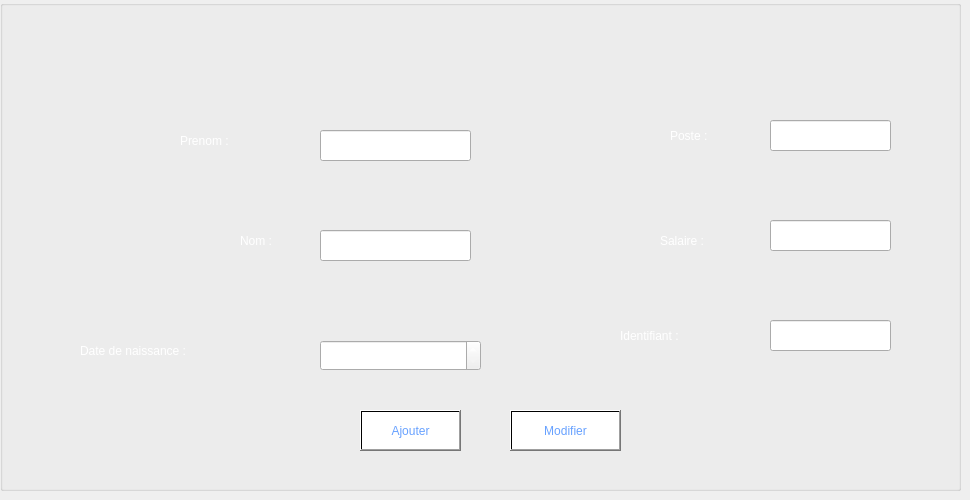
        <widget class="QWidget" name="tab_17">
         <attribute name="title">
          <string>Ajouter/Modifier</string>
         </attribute>
         <widget class="QGroupBox" name="groupBox_4">
          <property name="geometry">
           <rect>
            <x>0</x>
            <y>0</y>
            <width>961</width>
            <height>491</height>
           </rect>
          </property>
          <property name="styleSheet">
           <string notr="true">color:rgb(255, 255, 255);</string>
          </property>
          <property name="title">
           <string/>
          </property>
          <widget class="QLabel" name="label_95">
           <property name="geometry">
            <rect>
             <x>180</x>
             <y>120</y>
             <width>111</width>
             <height>41</height>
            </rect>
           </property>
           <property name="text">
            <string>Prenom :  </string>
           </property>
          </widget>
          <widget class="QLabel" name="label_96">
           <property name="geometry">
            <rect>
             <x>240</x>
             <y>230</y>
             <width>71</width>
             <height>21</height>
            </rect>
           </property>
           <property name="text">
            <string>Nom :</string>
           </property>
          </widget>
          <widget class="QLabel" name="label_97">
           <property name="geometry">
            <rect>
             <x>80</x>
             <y>330</y>
             <width>221</width>
             <height>41</height>
            </rect>
           </property>
           <property name="text">
            <string>Date de naissance :</string>
           </property>
          </widget>
          <widget class="QLabel" name="label_98">
           <property name="geometry">
            <rect>
             <x>670</x>
             <y>120</y>
             <width>81</width>
             <height>31</height>
            </rect>
           </property>
           <property name="text">
            <string>Poste :</string>
           </property>
          </widget>
          <widget class="QLabel" name="label_99">
           <property name="geometry">
            <rect>
             <x>660</x>
             <y>230</y>
             <width>91</width>
             <height>21</height>
            </rect>
           </property>
           <property name="text">
            <string>Salaire : </string>
           </property>
          </widget>
          <widget class="QDateEdit" name="dateEdit">
           <property name="geometry">
            <rect>
             <x>320</x>
             <y>340</y>
             <width>161</width>
             <height>31</height>
            </rect>
           </property>
          </widget>
          <widget class="QLineEdit" name="lineEdit_prenom">
           <property name="geometry">
            <rect>
             <x>320</x>
             <y>130</y>
             <width>151</width>
             <height>31</height>
            </rect>
           </property>
           <property name="maxLength">
            <number>8</number>
           </property>
          </widget>
          <widget class="QLineEdit" name="lineEdit_nom">
           <property name="geometry">
            <rect>
             <x>320</x>
             <y>230</y>
             <width>151</width>
             <height>31</height>
            </rect>
           </property>
           <property name="maxLength">
            <number>8</number>
           </property>
          </widget>
          <widget class="QLineEdit" name="lineEdit_poste">
           <property name="geometry">
            <rect>
             <x>770</x>
             <y>120</y>
             <width>121</width>
             <height>31</height>
            </rect>
           </property>
           <property name="maxLength">
            <number>8</number>
           </property>
          </widget>
          <widget class="QLineEdit" name="lineEdit_salaire">
           <property name="geometry">
            <rect>
             <x>770</x>
             <y>220</y>
             <width>121</width>
             <height>31</height>
            </rect>
           </property>
           <property name="maxLength">
            <number>8</number>
           </property>
          </widget>
          <widget class="QLabel" name="label_100">
           <property name="geometry">
            <rect>
             <x>620</x>
             <y>320</y>
             <width>141</width>
             <height>31</height>
            </rect>
           </property>
           <property name="text">
            <string>Identifiant : </string>
           </property>
          </widget>
          <widget class="QLineEdit" name="lineEdit_id">
           <property name="geometry">
            <rect>
             <x>770</x>
             <y>320</y>
             <width>121</width>
             <height>31</height>
            </rect>
           </property>
           <property name="maxLength">
            <number>8</number>
           </property>
          </widget>
          <widget class="QPushButton" name="pushButton_valider">
           <property name="geometry">
            <rect>
             <x>360</x>
             <y>410</y>
             <width>101</width>
             <height>41</height>
            </rect>
           </property>
           <property name="styleSheet">
            <string notr="true">color:rgb(103, 161, 255);
background-color: qlineargradient(spread:pad, x1:1, y1:0, x2:1, y2:0, stop:0.919598 rgba(255, 255, 255), stop:0.98 rgba(0, 0, 0, 255), stop:1 rgba(235, 148, 61, 255));

</string>
           </property>
           <property name="text">
            <string>Ajouter</string>
           </property>
          </widget>
          <widget class="QPushButton" name="pushButton_quitter">
           <property name="geometry">
            <rect>
             <x>510</x>
             <y>410</y>
             <width>111</width>
             <height>41</height>
            </rect>
           </property>
           <property name="styleSheet">
            <string notr="true">color:rgb(103, 161, 255);
background-color: qlineargradient(spread:pad, x1:1, y1:0, x2:1, y2:0, stop:0.919598 rgba(255, 255, 255), stop:0.98 rgba(0, 0, 0, 255), stop:1 rgba(235, 148, 61, 255));

</string>
           </property>
           <property name="text">
            <string>Modifier</string>
           </property>
          </widget>
          <widget class="QLabel" name="label_110">
           <property name="geometry">
            <rect>
             <x>0</x>
             <y>0</y>
             <width>961</width>
             <height>501</height>
            </rect>
           </property>
           <property name="styleSheet">
            <string notr="true">background-image: url(:/24.jpg);</string>
           </property>
           <property name="text">
            <string/>
           </property>
          </widget>
          <zorder>label_110</zorder>
          <zorder>label_95</zorder>
          <zorder>label_96</zorder>
          <zorder>label_97</zorder>
          <zorder>label_98</zorder>
          <zorder>label_99</zorder>
          <zorder>dateEdit</zorder>
          <zorder>lineEdit_prenom</zorder>
          <zorder>lineEdit_nom</zorder>
          <zorder>lineEdit_poste</zorder>
          <zorder>lineEdit_salaire</zorder>
          <zorder>label_100</zorder>
          <zorder>lineEdit_id</zorder>
          <zorder>pushButton_valider</zorder>
          <zorder>pushButton_quitter</zorder>
         </widget>
        </widget>
